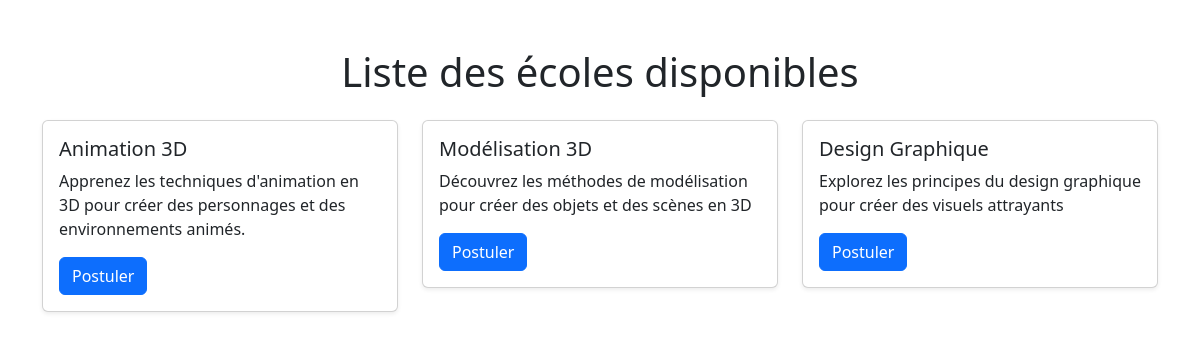
The app's page /courses/ (signed in), older data.
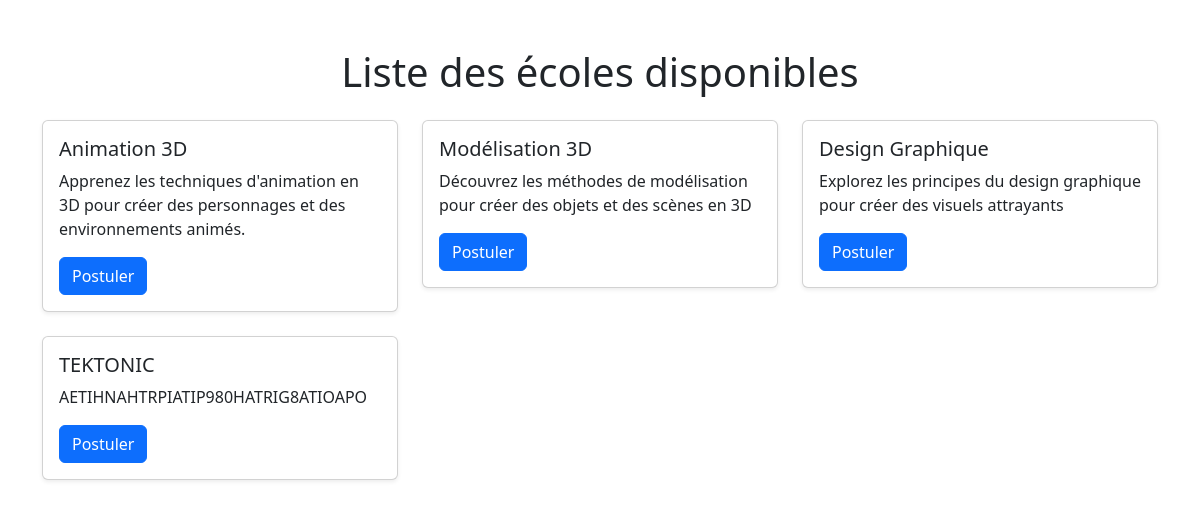
The same page, newer data.
### parcoursup/models.py (models this page shows, shortened)
class Course(models.Model):
  school = models.ForeignKey(School, on_delete=models.CASCADE)
  title = models.CharField(max_length=200)
  description = models.TextField()

### parcoursup/views.py (the view)
# urls.py: path('courses/', views.courses_list, name='courses_list'),
@login_required
def courses_list(request):
    courses = Course.objects.all()
    return render(request, 'parcoursup/courses_list.html', {'courses': courses})

### parcoursup/templates/parcoursup/courses_list.html (shortened to what this page needs)
<!DOCTYPE html>
<html lang="fr">
<head>
    <link href="https://cdn.jsdelivr.net/npm/bootstrap@5.3.0-alpha1/dist/css/bootstrap.min.css" rel="stylesheet">
</head>
<body>
    <body>
        <div class="container mt-5">
            <h1 class="text-center mb-4">Liste des écoles disponibles</h1>
            <div class="row">
                {% for course in courses %}
                <div class="col-md-4">
                    <div class="card mb-4 shadow-sm">
                        <div class="card-body">
                            <h5 class="card-title">{{ course.title }}</h5>
                            <p class="card-text">{{ course.description }}</p>
                            <a href="{% url 'apply' course.id %}" class="btn btn-primary">Postuler</a>
                        </div>
                    </div>
                </div>
                {% endfor %}
            </div>
        </div>
    </body>
    </html>

Row changes from the older to the newer data that the page shows:
added Course: title "TEKTONIC", description "AETIHNAHTRPIATIP980HATRIG8ATIOAPO"
